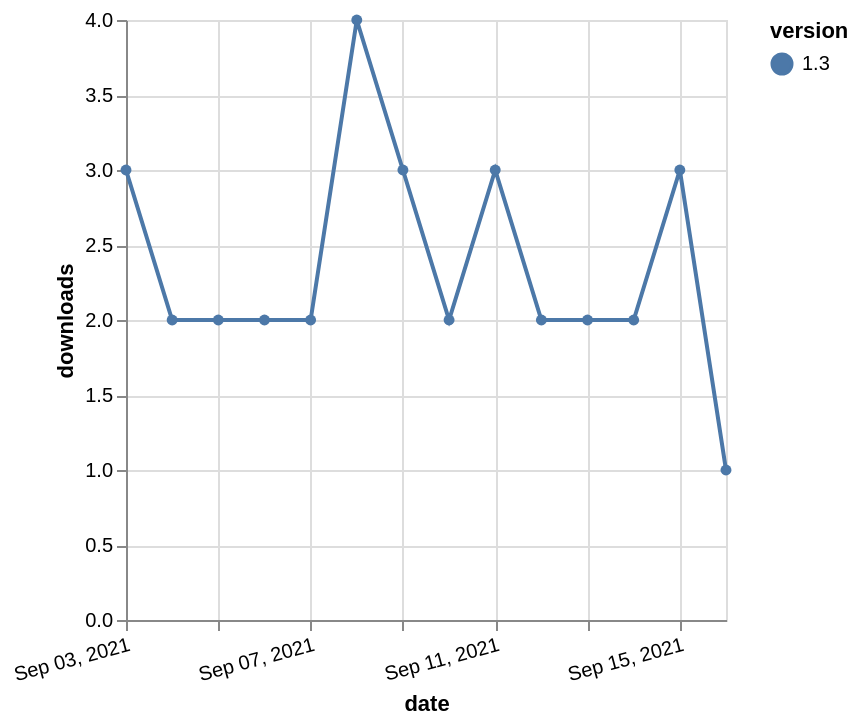

The specification (Vega-Lite) saved for this image:
### Vega-Lite specification from a JSON file in a GitHub repository (floating-point values rounded to 4 significant figures)
{"$schema": "https://vega.github.io/schema/vega-lite/v5.json", "description": "A simple bar chart with embedded data.", "data": {"values": [{"date": "2021-09-03", "total": 4600, "delta": 3, "version": "1.3"}, {"date": "2021-09-04", "total": 4602, "delta": 2, "version": "1.3"}, {"date": "2021-09-05", "total": 4604, "delta": 2, "version": "1.3"}, {"date": "2021-09-06", "total": 4606, "delta": 2, "version": "1.3"}, {"date": "2021-09-07", "total": 4608, "delta": 2, "version": "1.3"}, {"date": "2021-09-08", "total": 4612, "delta": 4, "version": "1.3"}, {"date": "2021-09-09", "total": 4615, "delta": 3, "version": "1.3"}, {"date": "2021-09-10", "total": 4617, "delta": 2, "version": "1.3"}, {"date": "2021-09-11", "total": 4620, "delta": 3, "version": "1.3"}, {"date": "2021-09-12", "total": 4622, "delta": 2, "version": "1.3"}, {"date": "2021-09-13", "total": 4624, "delta": 2, "version": "1.3"}, {"date": "2021-09-14", "total": 4626, "delta": 2, "version": "1.3"}, {"date": "2021-09-15", "total": 4629, "delta": 3, "version": "1.3"}, {"date": "2021-09-16", "total": 4630, "delta": 1, "version": "1.3"}]}, "width": "container", "mark": {"type": "line", "point": {"filled": true}}, "encoding": {"x": {"field": "date", "type": "temporal", "timeUnit": "yearmonthdate", "title": "date", "axis": {"labelAngle": -15}}, "y": {"field": "delta", "type": "quantitative", "title": "downloads"}, "color": {"field": "version", "type": "nominal"}, "tooltip": {"field": "delta"}}}
